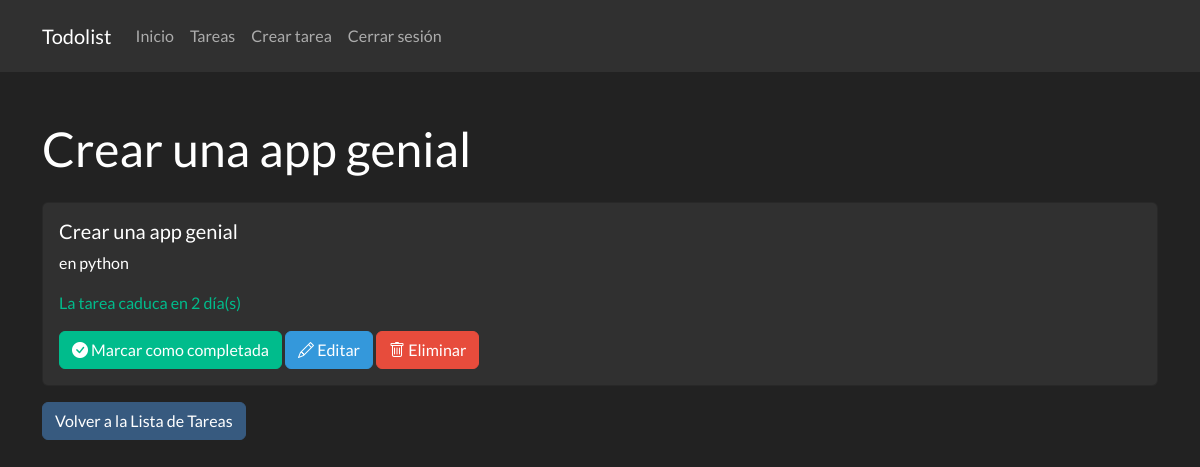
The app's page /tarea/1 (signed in), older data.
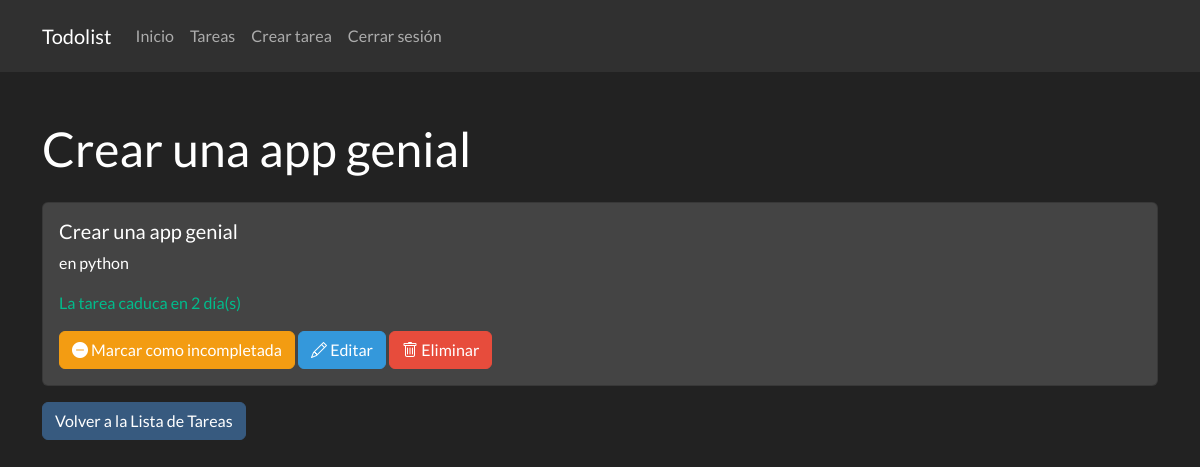
The same page, newer data.
### app.py (the view, shortened to what this page needs)
@app.route('/tarea/', methods=['GET', 'POST'])
@app.route('/tarea/<int:id>', methods=['GET', 'POST'])
@app.route('/tarea/filtrar/<estado>', methods=['GET', 'POST'])
@login_required
def verTareas(id=None, estado=None):
    orden = request.args.get('orden', 'asc')
    query = Tarea.query.filter_by(usuario_id=current_user.id)
    if id is None:
        if orden == 'asc':
            query = query.order_by(Tarea.fecha_termino.asc())
        elif orden == 'desc':
            query = query.order_by(Tarea.fecha_termino.desc())
        tareas = query.all()
        return render_template('tareas.html', tareas=tareas, calcDiasRestantes = calcDiasRestantes, orden=orden, estado=estado)
    else:
        tarea = Tarea.query.get(id)
        dias_restantes = calcDiasRestantes(tarea.fecha_termino)
        if tarea.usuario_id != current_user.id:
            session['mensajeCustom'] = 'No tienes permiso para ver esta tarea'
            return redirect(url_for('verTareas'))
        return render_template('tarea.html', tarea=tarea, dias_restantes=dias_restantes)

### app.py (called while the page is built)
def calcDiasRestantes(fecha_termino):
    fecha_actual = datetime.now()
    dias_restantes = fecha_termino - fecha_actual
    return dias_restantes.days

@login_manager.user_loader
def load_user(id):
    return Usuario.query.get(int(id))

### templates/tarea.html (shortened to what this page needs)
{% extends "base.html" %}
{% block content %}
<h1 class="mt-5">{{ tarea.titulo }}</h1>
<div class="card mt-4 {% if tarea.estado %}bg-secondary{% endif %}">
    <div class="card-body">
        <h5 class="card-title">{{ tarea.titulo }}</h5>
        <p class="card-text">{{ tarea.descripcion }}</p>
        {% if dias_restantes >= 0 %}
            <p class="text-success">La tarea caduca en {{ dias_restantes }} día(s)</p>
        {% else %}
            <p class="text-danger">La tarea caducó hace {{ dias_restantes }} día(s)</p>
        {% endif %}
        {% if tarea.estado %}
            <a href="{{ url_for('editarEstado', id=tarea.id ) }}" class="btn btn-warning"><i class="bi bi-dash-circle-fill"></i> Marcar como incompletada</a>
        {% else %}
            <a href="{{ url_for('editarEstado', id=tarea.id ) }}" class="btn btn-success"><i class="bi bi-check-circle-fill"></i> Marcar como completada</a>
        {% endif %}
        <a href="{{ url_for('editarTarea', id=tarea.id ) }}" class="btn btn-info"><i class="bi bi-pencil"></i> Editar</a>
        <a href="{{ url_for('eliminarTarea', id=tarea.id ) }}" class="btn btn-danger"><i class="bi bi-trash"></i> Eliminar</a>
    </div>
</div>
<a href="{{ url_for('verTareas' ) }}" class="btn btn-primary mt-3">Volver a la Lista de Tareas</a>
{% endblock %}

Row changes from the older to the newer data that the page shows:
changed Tarea "Crear una app genial": estado False → True (drawn)
Text that changed along with them:
text no longer shown: "Marcar como completada"
text now shown: "Marcar como incompletada"
